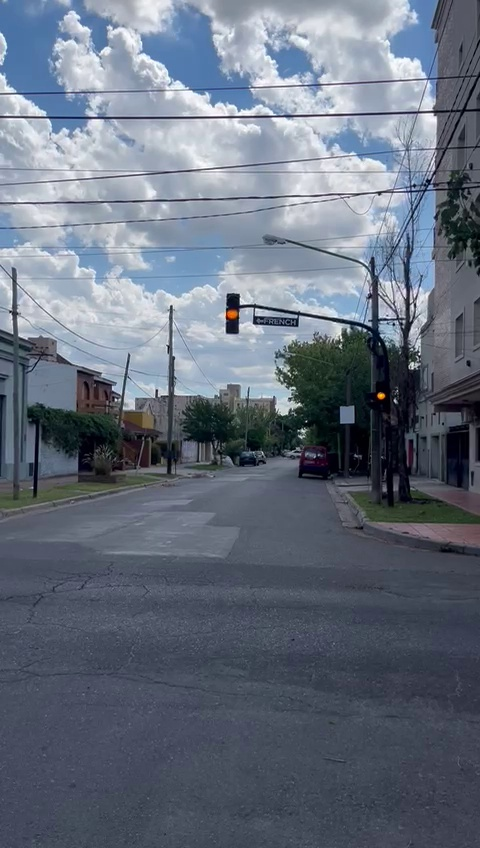
#> input picture test_nuevo_signal_id/frame_0141.jpg, 480 x 848 px, found by its file name
$ python analyze_yellow_color.py
#> lines starting #> are read from the running program, lines starting #| are printed output that depends on the picture
import cv2
import numpy as np

# Cargar frame con amarillo real
yellow_frame = cv2.imread('input_frames/frame_0141.jpg')
#> yellow_frame is the input picture: shape (848, 480, 3); mean B, G, R 125.6, 111.2, 102.1

# Coordenadas aproximadas del semáforo amarillo (ajustar según imagen)
# Semáforo está aproximadamente en x=240-260, y=190-210
x_start, x_end = 240, 260
y_start, y_end = 190, 210

# Extraer región del semáforo amarillo
yellow_region = yellow_frame[y_start:y_end, x_start:x_end]
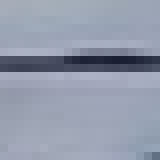
#> yellow_region: shape (20, 20, 3) (shown 8 times larger); mean B, G, R 172.4, 154.7, 147.2

# Calcular valores promedio BGR
mean_bgr = cv2.mean(yellow_region)[:3]
#> mean_bgr = (172.4, 154.7, 147.2)

# Convertir a HSV
yellow_region_hsv = cv2.cvtColor(yellow_region, cv2.COLOR_BGR2HSV)
#> yellow_region_hsv: shape (20, 20, 3); mean H, S, V 111.2, 39.9, 172.4
mean_hsv = cv2.mean(yellow_region_hsv)[:3]
#> mean_hsv = (111.2, 39.93, 172.4)

print("=" * 60)
print("ANÁLISIS DE SEMÁFORO AMARILLO REAL (frame_0141.jpg)")
print("=" * 60)
print(f"\n📊 Valores promedio BGR:")
print(f"   B (Azul):  {mean_bgr[0]:.1f}")
#|    B (Azul):  172.4
print(f"   G (Verde): {mean_bgr[1]:.1f}")
#|    G (Verde): 154.7
print(f"   R (Rojo):  {mean_bgr[2]:.1f}")
#|    R (Rojo):  147.2
print(f"\n📊 Valores promedio HSV:")
print(f"   H (Hue):        {mean_hsv[0]:.1f} (rango 0-179)")
#|    H (Hue):        111.2 (rango 0-179)
print(f"   S (Saturation): {mean_hsv[1]:.1f} (rango 0-255)")
#|    S (Saturation): 39.9 (rango 0-255)
print(f"   V (Value):      {mean_hsv[2]:.1f} (rango 0-255)")
#|    V (Value):      172.4 (rango 0-255)

# Analizar verde del frame_0000 para comparar
green_frame = cv2.imread('input_frames/frame_0000.jpg')
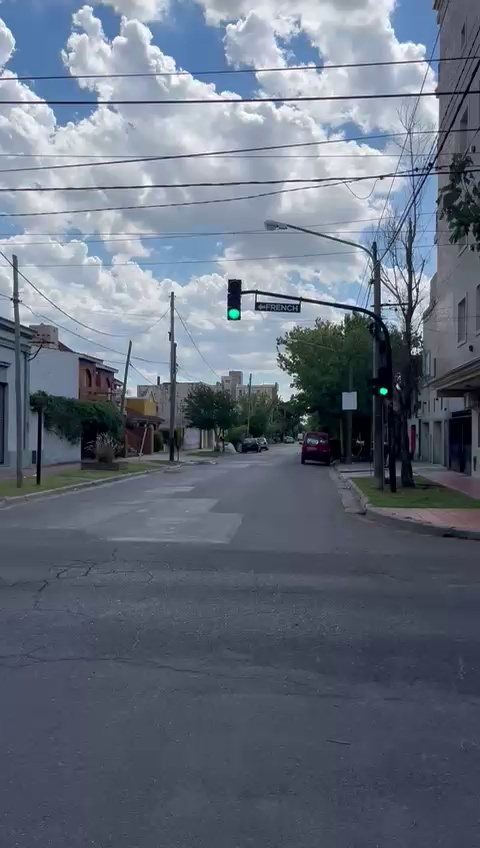
#> input picture test_nuevo_signal_id/frame_0000.jpg, 480 x 848 px, found by its file name
#> green_frame is the input picture: shape (848, 480, 3); mean B, G, R 125.9, 111.3, 102.1
green_region = green_frame[y_start:y_end, x_start:x_end]
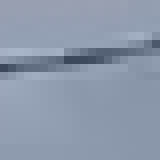
#> green_region: shape (20, 20, 3) (shown 8 times larger); mean B, G, R 171.6, 152.6, 140.4
green_mean_hsv = cv2.mean(cv2.cvtColor(green_region, cv2.COLOR_BGR2HSV))[:3]
#> green_mean_hsv = (108.5, 47.01, 171.6)

print(f"\n📊 Valores promedio HSV del VERDE (frame_0000 para comparación):")
print(f"   H (Hue):        {green_mean_hsv[0]:.1f}")
#|    H (Hue):        108.5
print(f"   S (Saturation): {green_mean_hsv[1]:.1f}")
#|    S (Saturation): 47.0
print(f"   V (Value):      {green_mean_hsv[2]:.1f}")
#|    V (Value):      171.6

print("\n" + "=" * 60)
print("RECOMENDACIÓN PARA FILTRO:")
print("=" * 60)
print(f"Target Hue para amarillo: {mean_hsv[0]:.0f}")
#| Target Hue para amarillo: 111
print(f"Target Saturation mínima: {max(mean_hsv[1] - 20, 180):.0f}")
#| Target Saturation mínima: 180
print(f"Target Value (brillo): mantener original o {mean_hsv[2]:.0f}")
#| Target Value (brillo): mantener original o 172
print("=" * 60)

# Guardar muestra visual
sample = np.zeros((100, 300, 3), dtype=np.uint8)
sample[:, :100] = mean_bgr  # Color amarillo real
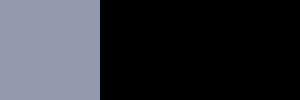
#> sample: shape (100, 300, 3); mean of channels 0, 1, 2 57.3, 51.3, 49; drawn as B, G, R
sample[:, 100:200] = [0, 255, 255]  # Amarillo puro BGR
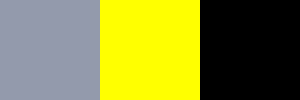
#> sample: shape (100, 300, 3); mean of channels 0, 1, 2 57.3, 136.3, 134; drawn as B, G, R
sample[:, 200:] = cv2.cvtColor(np.uint8([[[mean_hsv[0], 255, 255]]]),
                                cv2.COLOR_HSV2BGR)[0][0]  # Amarillo saturado
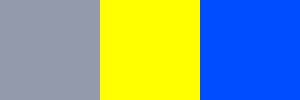
#> sample: shape (100, 300, 3); mean of channels 0, 1, 2 142.3, 161.7, 134; drawn as B, G, R

cv2.imwrite('yellow_color_samples.jpg', sample)
print("\n✅ Guardado: yellow_color_samples.jpg")
print("   [Izq: Amarillo real | Centro: Amarillo puro | Der: HSV saturado]")
